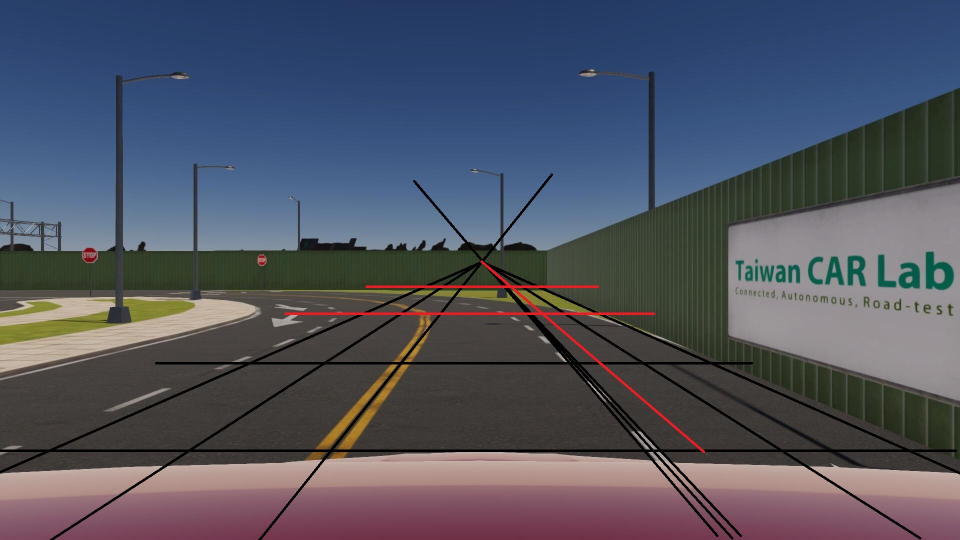
#> input picture Lab6 lane following/testing/tmp.jpg, 1920 x 1080 px (shown at 1/2 size)
$ jupyter execute lane_detection.ipynb   (shell and % lines are left out)
#> lines starting #> are read from the running program, lines starting #| are printed output that depends on the picture; after the words box and inside, x2 and y2 are one past the last pixel; in counts of white or black regions, pixels touching at a corner belong together
[cell 1]
import cv2
import numpy as np
from matplotlib import pyplot as plt

img = cv2.imread("./tmp.jpg", cv2.IMREAD_COLOR)
#> img is the input picture: shape (1080, 1920, 3); mean B, G, R 96.8, 83.8, 80.8
img_org = cv2.imread("./tmp.jpg", cv2.IMREAD_COLOR)

img_height, img_width = img.shape[:2]
#> img_height = 1080; img_width = 1920

src = np.float32([[100, 901], [1820, 901],
                  [498, 726], [1422, 726]])
dst = np.float32([[100, 1080], [1820, 1080],
                  [100, 0], [1820, 0]])

M = cv2.getPerspectiveTransform(src, dst)

img_hsv = cv2.cvtColor(img, cv2.COLOR_BGR2HSV)
#> img_hsv: shape (1080, 1920, 3); mean H, S, V 80.6, 90, 108

mask_yello = cv2.inRange(img_hsv, (14,127,0), (20,255,255))
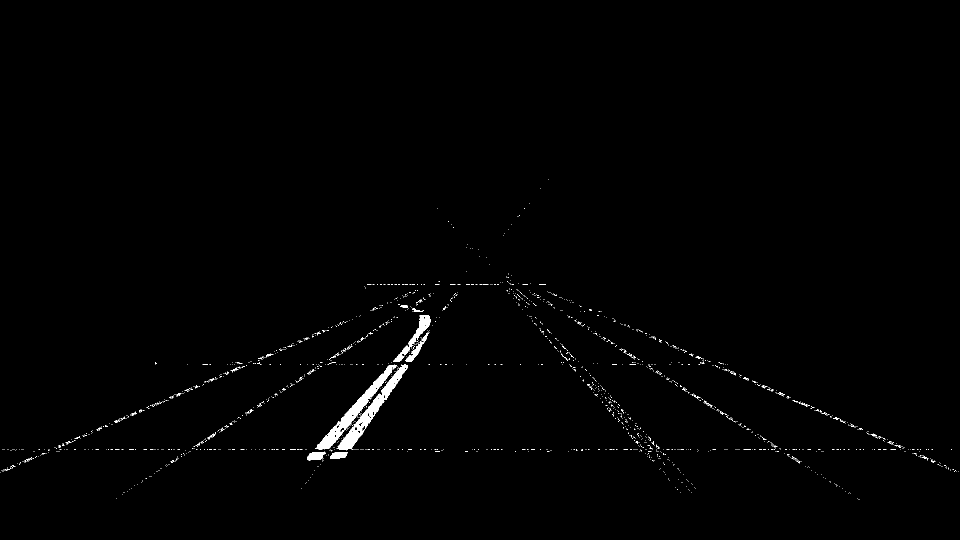
#> mask_yello: shape (1080, 1920) (shown at 1/2 size); 0.73% white; 1798 white regions (1773 under 20 px), largest, box (x1, y1, x2, y2) and area: (630, 729, 794, 899) 3737, (673, 729, 816, 899) 3671, (786, 631, 862, 724) 1315
mask_white = cv2.inRange(img_hsv, (0,0,127), (279,25,255))
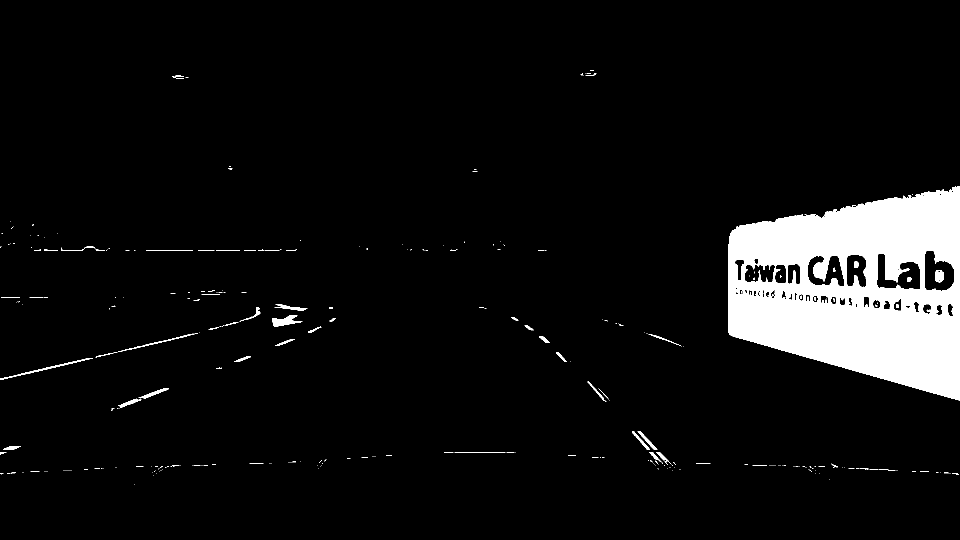
#> mask_white: shape (1080, 1920) (shown at 1/2 size); 6.6% white; 312 white regions (250 under 20 px), largest, box (x1, y1, x2, y2) and area: (1457, 372, 1920, 801) 129682, (544, 631, 605, 653) 697, (0, 716, 186, 760) 564
mask_lane = cv2.bitwise_or(mask_yello, mask_white)
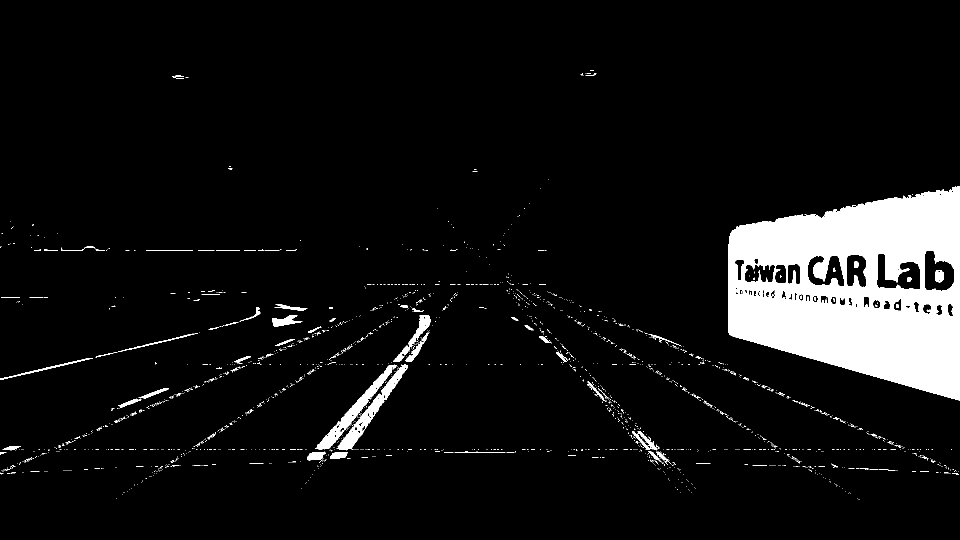
#> mask_lane: shape (1080, 1920) (shown at 1/2 size); 7.4% white; 2033 white regions (1947 under 20 px), largest, box (x1, y1, x2, y2) and area: (1457, 372, 1920, 801) 129682, (630, 729, 794, 899) 3737, (673, 729, 816, 899) 3671

img_warped = cv2.warpPerspective(mask_lane, M, [img_width, img_height])
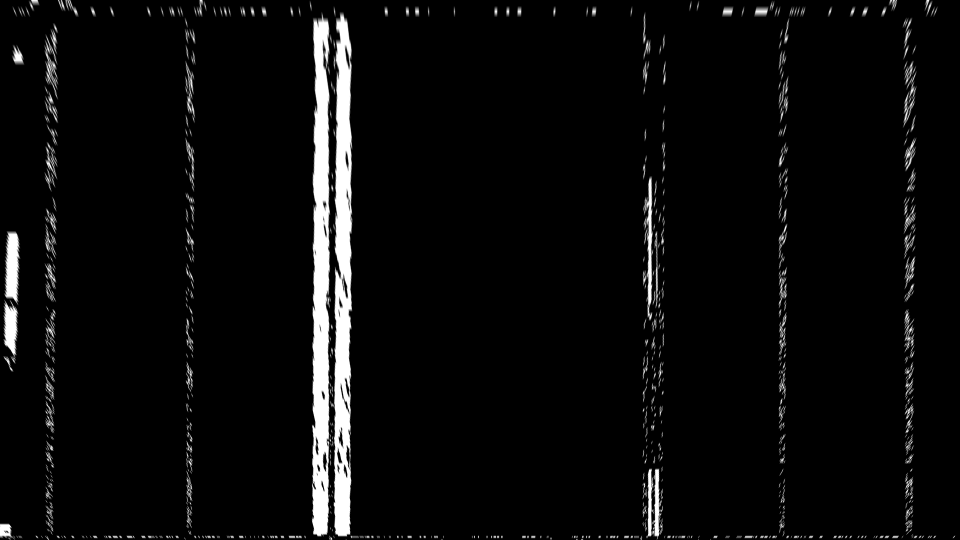
#> img_warped: shape (1080, 1920) (shown at 1/2 size); min 0, max 255, mean 11.3

print(img_height, img_width)
#| 1080 1920
plt.imshow(img_warped, cmap="gray")
plt.show()

[cell 2]
img = cv2.imread("./tmp.jpg", cv2.IMREAD_COLOR)
img_org = cv2.imread("./tmp.jpg", cv2.IMREAD_COLOR)

img_height, img_width = img.shape[:2]

src = np.float32([[593, 1049], [1381, 1049],
                  [915, 637], [1000, 637]])
dst = np.float32([[593, 1049], [1381, 1049],
                  [593, 0], [1381, 0]])

M = cv2.getPerspectiveTransform(src, dst)

img_warped = cv2.warpPerspective(img, M, [img_width, img_height])
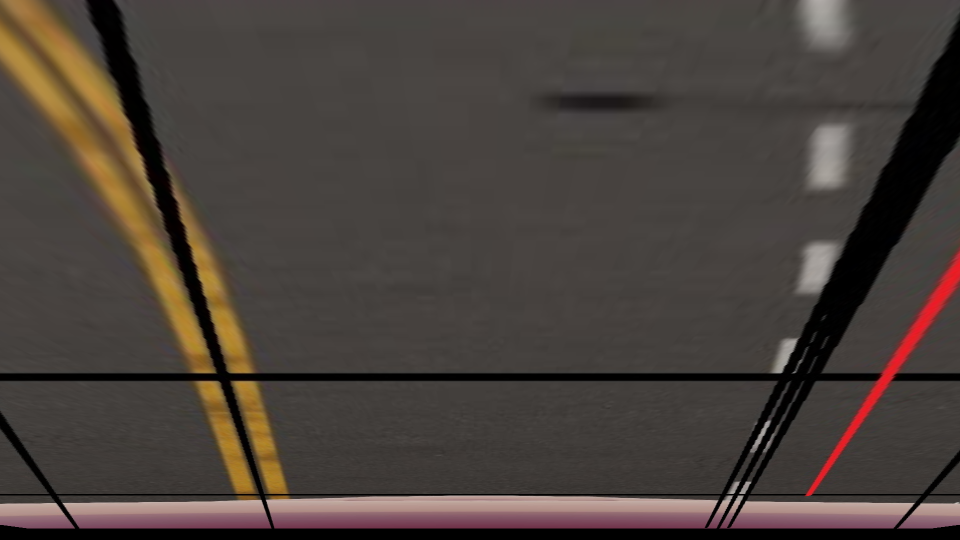
#> img_warped: shape (1080, 1920, 3) (shown at 1/2 size); mean B, G, R 59.5, 65, 73.6

img_hsv = cv2.cvtColor(img_warped, cv2.COLOR_BGR2HSV)
#> img_hsv: shape (1080, 1920, 3); mean H, S, V 20.4, 43.9, 73.6
mask_yello = cv2.inRange(img_hsv, (14,127,0), (20,255,255))
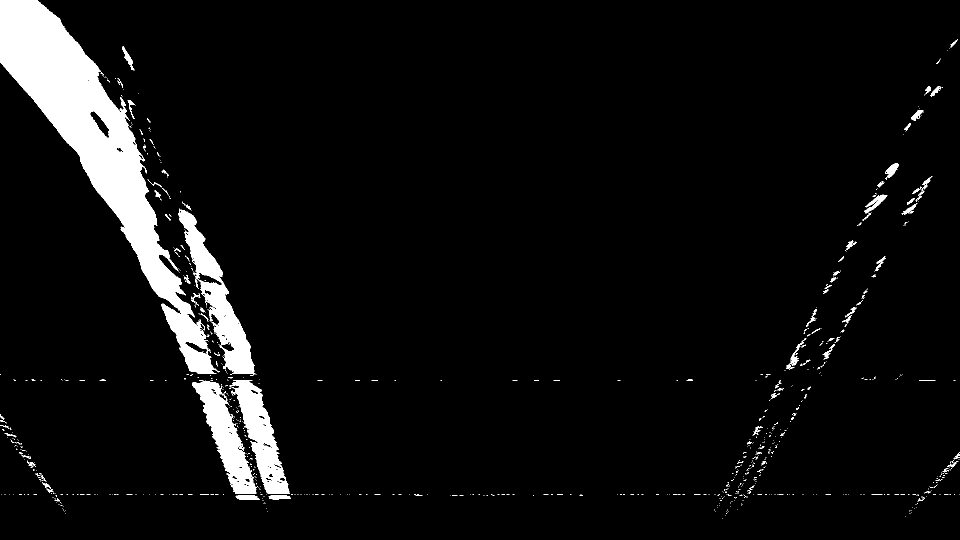
#> mask_yello: shape (1080, 1920) (shown at 1/2 size); 5.7% white; 906 white regions (820 under 20 px), largest, box (x1, y1, x2, y2) and area: (0, 0, 440, 748) 74070, (357, 417, 511, 748) 13450, (384, 761, 514, 988) 10500
mask_white = cv2.inRange(img_hsv, (0,0,127), (279,25,255))
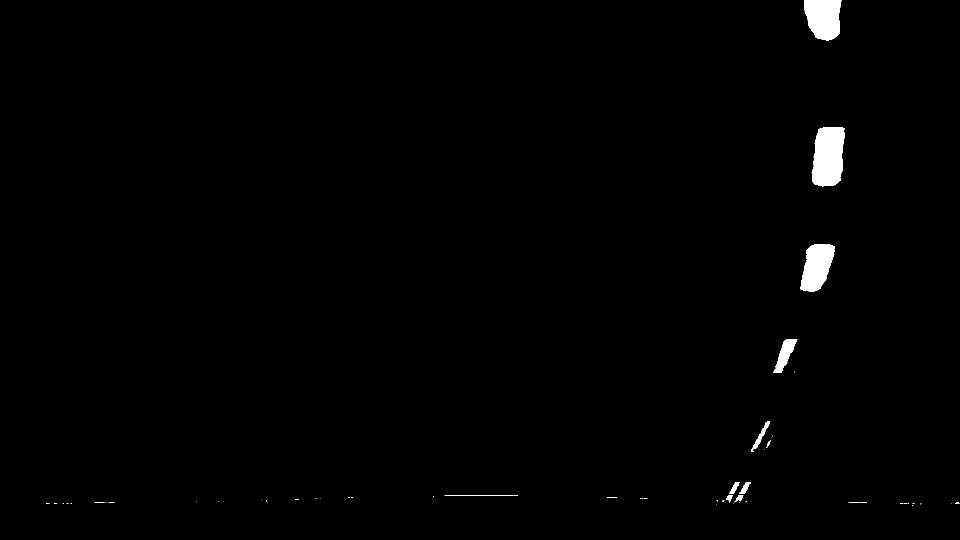
#> mask_white: shape (1080, 1920) (shown at 1/2 size); 0.91% white; 64 white regions (50 under 20 px), largest, box (x1, y1, x2, y2) and area: (1623, 254, 1690, 373) 6486, (1608, 0, 1683, 81) 4878, (1601, 488, 1670, 583) 4531
mask_lane = cv2.bitwise_or(mask_yello, mask_white)
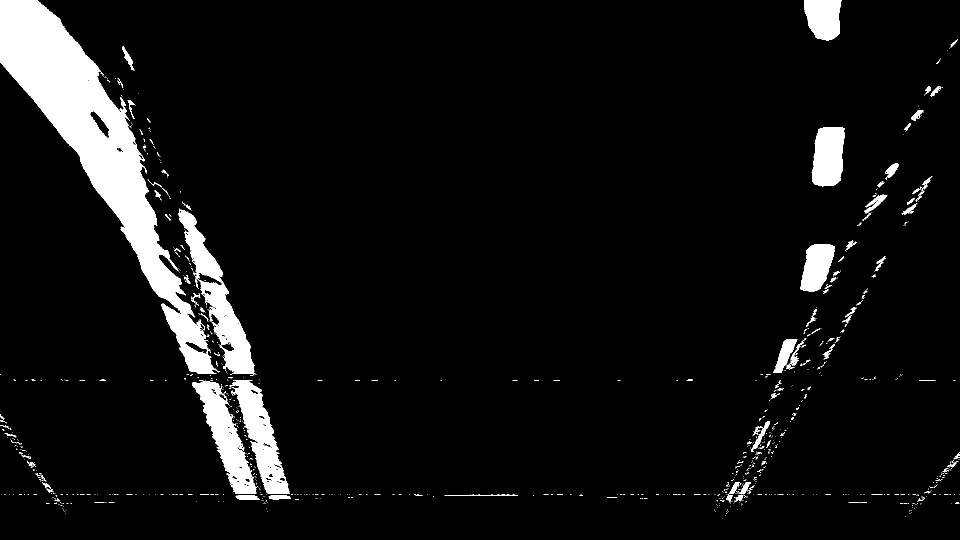
#> mask_lane: shape (1080, 1920) (shown at 1/2 size); 6.6% white; 954 white regions (854 under 20 px), largest, box (x1, y1, x2, y2) and area: (0, 0, 440, 748) 74070, (357, 417, 511, 748) 13450, (384, 761, 514, 988) 10500


print(img_height, img_width)
#| 1080 1920
plt.imshow(mask_lane, cmap="gray")
plt.show()

[cell 3]
histogram = np.sum(mask_lane[img_height // 4 * 3:, :], axis=0)
#> histogram = 1920 values, max 40545 at index 533, min 0 at index 129, mean 2805.5
plt.plot(np.arange(img_width), histogram)
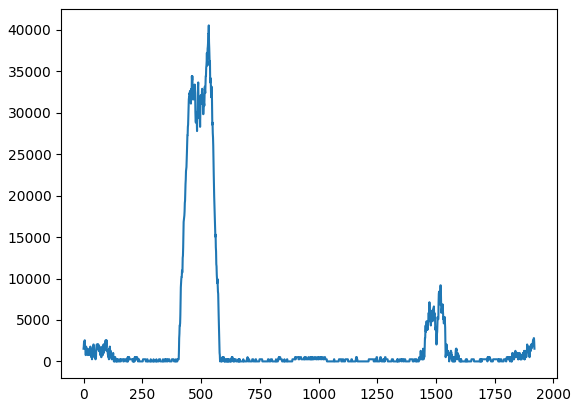
#> figure drawn by matplotlib, 1 panel; curve peaks at x = 533, y = 40545

[cell 4]
import scipy.signal

midpoint = img_width // 2
#> midpoint = 960
left_base = np.argmax(histogram[:midpoint])
#> left_base = 533
right_base = np.argmax(histogram[midpoint:]) + midpoint
#> right_base = 1519
print(left_base, right_base)
#| 533 1519

peaks, _ = scipy.signal.find_peaks(histogram, distance = 50, height=min(histogram[[left_base, right_base]])//2)
#> peaks = [463, 533, 1469, 1519]
print(peaks)
#| [ 463  533 1469 1519]

[cell 5]
plt.plot(histogram)
plt.plot(peaks, histogram[peaks], "x")
plt.show()
#> figure, not shown here; curve peaks at x = 533, y = 40545

[cell 6]
imageCenter = img_width / 2
#> imageCenter = 960
laneCenter = (right_base - left_base) / 2 + left_base
#> laneCenter = 1026
distanceToCenter = laneCenter - imageCenter
#> distanceToCenter = 66
print(laneCenter, distanceToCenter)
#| 1026.0 66.0
